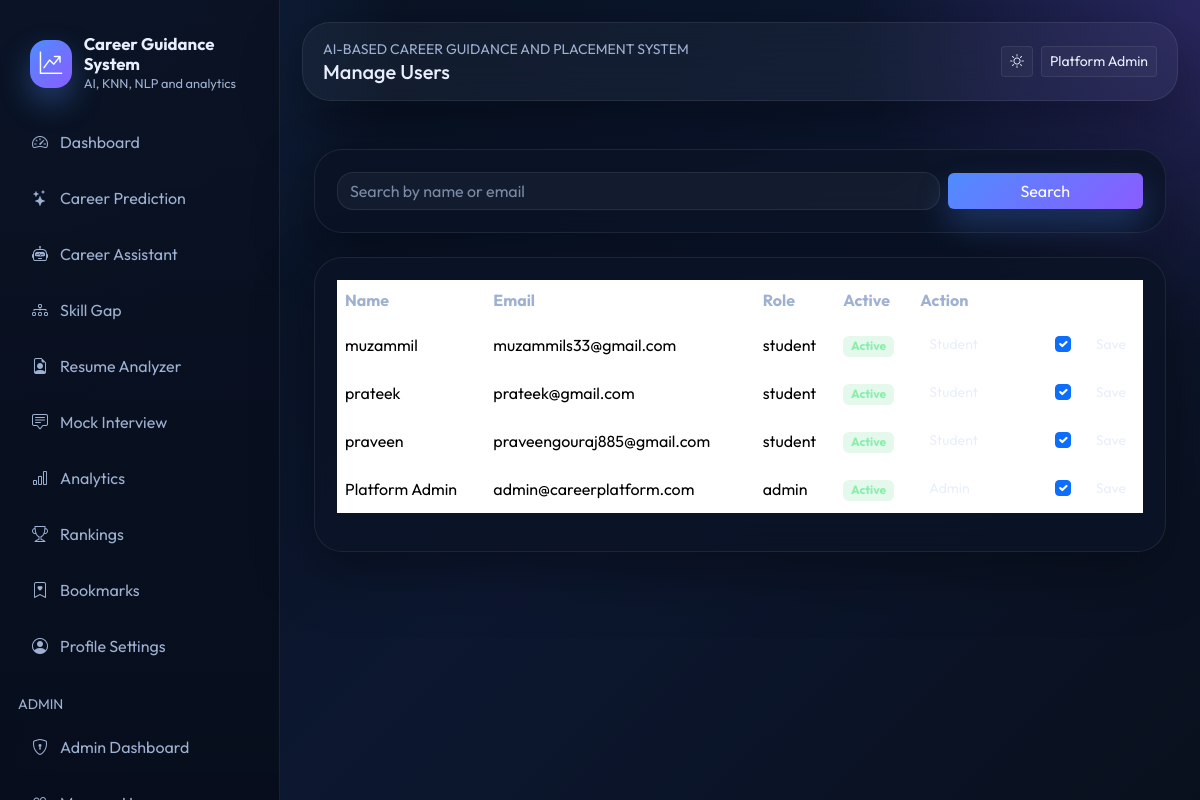
The page /admin/users (signed in) on the database as committed earlier.
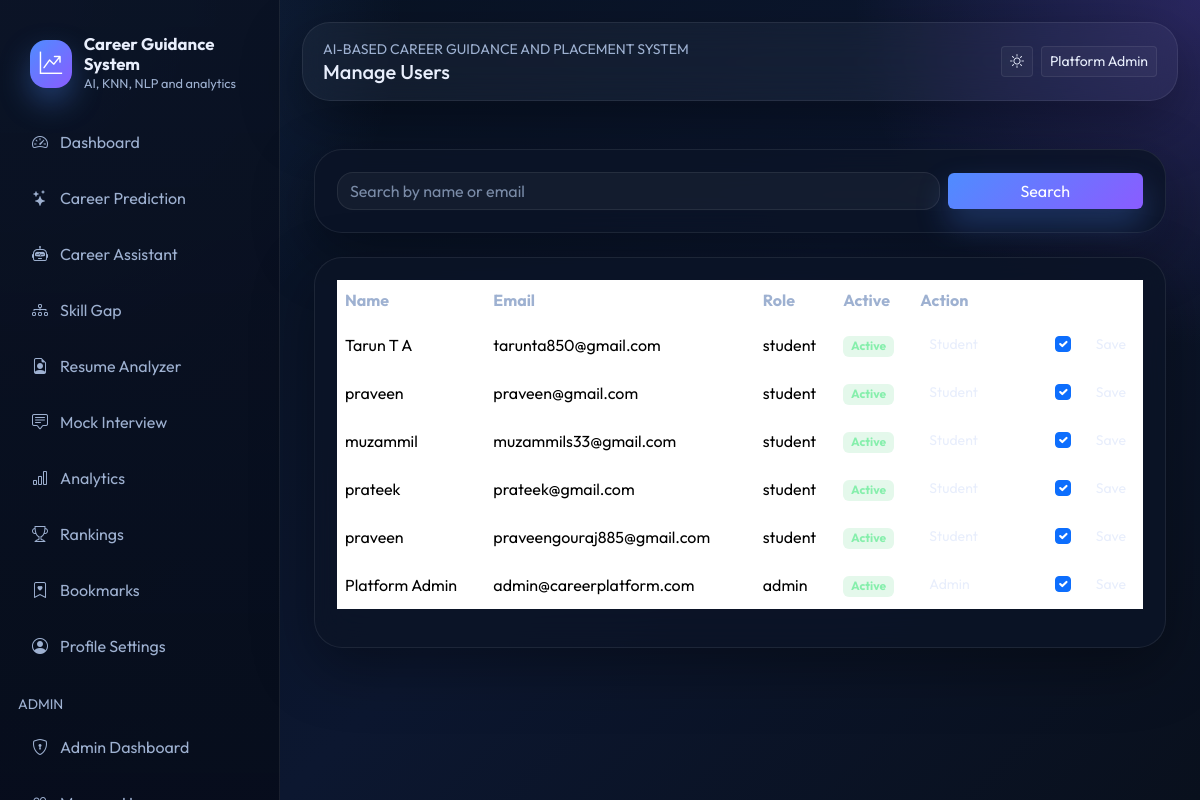
The same page on the database as committed later.
### models/db_models.py (models this page shows, shortened)
class TimestampMixin:
    created_at = db.Column(db.DateTime, default=datetime.utcnow, nullable=False)
    updated_at = db.Column(db.DateTime, default=datetime.utcnow, onupdate=datetime.utcnow, nullable=False)

class User(UserMixin, TimestampMixin, db.Model):
    __tablename__ = "users"
    id = db.Column(db.Integer, primary_key=True)
    full_name = db.Column(db.String(120), nullable=False)
    email = db.Column(db.String(150), unique=True, nullable=False, index=True)
    password_hash = db.Column(db.String(255), nullable=False)
    role = db.Column(db.String(20), default="student", nullable=False)
    college = db.Column(db.String(150))
    course = db.Column(db.String(120))
    year = db.Column(db.String(20))
    bio = db.Column(db.Text)
    photo = db.Column(db.String(255), default="default-avatar.svg")
    skills_json = db.Column(db.Text)
    is_active = db.Column(db.Boolean, default=True, nullable=False)
    last_login = db.Column(db.DateTime)
    career_predictions = db.relationship("CareerPrediction", backref="user", lazy=True, cascade="all, delete-orphan")
    resumes = db.relationship("Resume", backref="user", lazy=True, cascade="all, delete-orphan")
    interviews = db.relationship("InterviewResult", backref="user", lazy=True, cascade="all, delete-orphan")
    gaps = db.relationship("SkillGapAnalysis", backref="user", lazy=True, cascade="all, delete-orphan")
    bookmarks = db.relationship("CareerBookmark", backref="user", lazy=True, cascade="all, delete-orphan")

### routes/admin.py (the view, shortened to what this page needs)
@admin_bp.route("/users", methods=["GET", "POST"])
@admin_required
def users():
    search = request.args.get("search", "").strip()
    query = User.query
    if search:
        like_term = f"%{search}%"
        query = query.filter((User.full_name.ilike(like_term)) | (User.email.ilike(like_term)))
    users = query.order_by(User.created_at.desc()).all()
    return render_template("admin/users.html", users=users, search=search)

### app.py (called while the page is built)
@login_manager.user_loader
def load_user(user_id):
    return User.query.get(int(user_id))

### routes/admin.py (called while the page is built)
def admin_required(view_function):
    @wraps(view_function)
    @login_required
    def wrapper(*args, **kwargs):
        if current_user.role != "admin":
            flash("Administrator access required.", "danger")
            return redirect(url_for("student.dashboard"))
        return view_function(*args, **kwargs)
    return wrapper

### templates/admin/users.html (shortened to what this page needs)
{% extends "base.html" %}
{% block page_title %}Manage Users{% endblock %}
{% block content %}
<div class="container py-4">
  <div class="glass-card mb-4">
    <form class="row g-2 align-items-center" method="get">
      <div class="col-md-9"><input class="form-control" name="search" placeholder="Search by name or email" value="{{ search }}"></div>
      <div class="col-md-3 d-grid"><button class="btn btn-primary-gradient">Search</button></div>
    </form>
  </div>
  <div class="glass-card">
    <div class="table-responsive">
      <table class="table align-middle">
        <thead><tr><th>Name</th><th>Email</th><th>Role</th><th>Active</th><th>Action</th></tr></thead>
        <tbody>
          {% for user in users %}
          <tr>
            <td>{{ user.full_name }}</td>
            <td>{{ user.email }}</td>
            <td>{{ user.role }}</td>
            <td>{% if user.is_active %}<span class="badge badge-success-soft">Active</span>{% else %}<span class="badge badge-danger-soft">Inactive</span>{% endif %}</td>
            <td>
              <form method="post" class="d-flex gap-2 align-items-center">
                <select name="role" class="form-select form-select-sm">
                  <option value="student" {% if user.role == 'student' %}selected{% endif %}>Student</option>
                  <option value="admin" {% if user.role == 'admin' %}selected{% endif %}>Admin</option>
                </select>
                <div class="form-check">
                  <input type="checkbox" class="form-check-input" name="is_active" {% if user.is_active %}checked{% endif %}>
                </div>
                <button class="btn btn-outline-soft btn-sm">Save</button>
              </form>
            </td>
          </tr>
          {% else %}
          <tr><td colspan="5" class="text-muted">No matching users.</td></tr>
          {% endfor %}
        </tbody>
      </table>
    </div>
  </div>
</div>
{% endblock %}

### templates/base.html (shortened to what this page needs)
<!doctype html>
<html lang="en">
<head>
  <link href="https://cdn.jsdelivr.net/npm/bootstrap@5.3.3/dist/css/bootstrap.min.css" rel="stylesheet">
  <link href="https://cdn.jsdelivr.net/npm/bootstrap-icons@1.11.3/font/bootstrap-icons.min.css" rel="stylesheet">
  <link rel="stylesheet" href="{{ url_for('static', filename='css/style.css') }}">
</head>
<body class="{% if current_user.is_authenticated %}app-shell{% else %}public-shell{% endif %}">
  {% if current_user.is_authenticated %}
  <aside class="sidebar d-none d-lg-block">
    <div class="brand">
      <div class="brand-mark"><i class="bi bi-graph-up-arrow"></i></div>
      <div>
        <div class="brand-title">Career Guidance System</div>
        <div class="brand-subtitle">AI, KNN, NLP and analytics</div>
      </div>
    </div>
    <div class="nav flex-column nav-pills">
      <a class="nav-link sidebar-link" href="{{ url_for('student.dashboard') }}"><i class="bi bi-speedometer2"></i>Dashboard</a>
      <a class="nav-link sidebar-link" href="{{ url_for('student.career_prediction') }}"><i class="bi bi-stars"></i>Career Prediction</a>
      <a class="nav-link sidebar-link" href="{{ url_for('student.career_assistant') }}"><i class="bi bi-robot"></i>Career Assistant</a>
      <a class="nav-link sidebar-link" href="{{ url_for('student.skill_gap') }}"><i class="bi bi-diagram-3"></i>Skill Gap</a>
      <a class="nav-link sidebar-link" href="{{ url_for('student.resume_analyzer') }}"><i class="bi bi-file-earmark-person"></i>Resume Analyzer</a>
      <a class="nav-link sidebar-link" href="{{ url_for('student.mock_interview') }}"><i class="bi bi-chat-square-text"></i>Mock Interview</a>
      <a class="nav-link sidebar-link" href="{{ url_for('student.analytics') }}"><i class="bi bi-bar-chart"></i>Analytics</a>
      <a class="nav-link sidebar-link" href="{{ url_for('student.rankings') }}"><i class="bi bi-trophy"></i>Rankings</a>
      <a class="nav-link sidebar-link" href="{{ url_for('student.bookmarks') }}"><i class="bi bi-bookmark-heart"></i>Bookmarks</a>
      <a class="nav-link sidebar-link" href="{{ url_for('auth.profile') }}"><i class="bi bi-person-circle"></i>Profile Settings</a>
      {% if current_user.role == 'admin' %}
      <div class="mt-3 mb-2 small text-uppercase text-muted">Admin</div>
      <a class="nav-link sidebar-link" href="{{ url_for('admin.dashboard') }}"><i class="bi bi-shield-lock"></i>Admin Dashboard</a>
      <a class="nav-link sidebar-link" href="{{ url_for('admin.users') }}"><i class="bi bi-people"></i>Manage Users</a>
      {% endif %}
    </div>
  </aside>
  {% endif %}
  <main class="main-content">
    <div class="topbar mb-4 d-flex flex-wrap align-items-center justify-content-between gap-3">
      <div>
        <div class="small text-uppercase text-muted">AI-Based Career Guidance and Placement System</div>
        <h5 class="mb-0">{% block page_title %}Dashboard{% endblock %}</h5>
      </div>
      <div class="d-flex align-items-center gap-2">
        <button class="btn btn-outline-soft btn-sm" type="button" data-theme-toggle><i class="bi bi-brightness-high"></i></button>
        {% if current_user.is_authenticated %}
        <a href="{{ url_for('auth.profile') }}" class="btn btn-outline-soft btn-sm">{{ current_user.full_name }}</a>
        {% else %}
        <a href="{{ url_for('auth.login') }}" class="btn btn-outline-soft btn-sm">Login</a>
        <a href="{{ url_for('auth.register') }}" class="btn btn-primary-gradient btn-sm">Register</a>
        {% endif %}
      </div>
    </div>
    <div class="toast-container position-fixed top-0 end-0 p-3">
    </div>
    {% block content %}{% endblock %}
  </main>
</body>
</html>

### static/css/style.css (style rules this page uses)
:root { --bg: #07111f; --bg-soft: rgba(9, 18, 34, 0.72); --surface: rgba(12, 20, 38, 0.82); --surface-strong: #101a2e; --text: #e8eefc; --muted: #9eb1d1; --border: rgba(255, 255, 255, 0.08); --primary: #4f8cff; --primary-2: #8a5cff; --accent: #26d0ce; --success: #22c55e; --warning: #f59e0b; --danger: #ef4444; --shadow: 0 20px 60px rgba(0, 0, 0, 0.35); --radius-xl: 28px; --radius-lg: 22px; --radius-md: 16px; --radius-sm: 12px; }
* { box-sizing: border-box; }
html, body { min-height: 100%; }
body { margin: 0; font-family: 'Outfit', sans-serif; background: radial-gradient(circle at top left, rgba(79, 140, 255, 0.22), transparent 28%), radial-gradient(circle at top right, rgba(138, 92, 255, 0.24), transparent 24%), linear-gradient(135deg, var(--bg), #0c1730 54%, #09101d); color: var(--text); }
.text-muted { color: var(--muted) !important; }
.app-shell { display: flex; min-height: 100vh; }
.sidebar { width: 280px; background: linear-gradient( 180deg, rgba(10, 18, 35, 0.92), rgba(7, 13, 28, 0.98) ); border-right: 1px solid var(--border); padding: 24px 18px; position: sticky; top: 0; height: 100vh; overflow-y: auto; scrollbar-width: none; -ms-overflow-style: none; }
.sidebar .brand { display: flex; align-items: center; gap: 12px; padding: 10px 12px 24px; }
.brand-mark { width: 48px; height: 48px; border-radius: 16px; background: linear-gradient( 135deg, var(--primary), var(--primary-2) ); display: grid; place-items: center; color: white; font-size: 1.4rem; box-shadow: 0 14px 30px rgba(79, 140, 255, 0.34); }
.brand-title { font-size: 1.05rem; font-weight: 700; line-height: 1.2; }
.brand-subtitle { font-size: 0.8rem; color: var(--muted); }
.nav-pills .nav-link, .sidebar-link { border-radius: 16px; color: var(--muted); padding: 12px 14px; margin-bottom: 8px; display: flex; align-items: center; gap: 12px; transition: all 0.25s ease; }
.main-content { flex: 1; padding: 22px; }
.topbar { background: rgba(255, 255, 255, 0.04); backdrop-filter: blur(20px); border: 1px solid var(--border); border-radius: var(--radius-xl); padding: 16px 20px; box-shadow: var(--shadow); }
.glass-card, .auth-card, .panel-card, .feature-card, .stat-card, .metric-card, .action-card, .hero-card, .widget-card { background: var(--surface); border: 1px solid var(--border); border-radius: var(--radius-xl); box-shadow: var(--shadow); backdrop-filter: blur(18px); }
.glass-card { padding: 22px; }
.btn-primary-gradient, .btn-gradient { border: 0; background: linear-gradient(135deg, var(--primary), var(--primary-2)); color: #fff; box-shadow: 0 16px 32px rgba(79, 140, 255, 0.28); }
.btn-outline-soft { border: 1px solid var(--border); color: var(--text); background: rgba(255, 255, 255, 0.03); }
.badge-success-soft { background: rgba(34, 197, 94, 0.12); color: #86efac; border-color: rgba(34, 197, 94, 0.18); }
.input-glass, .form-control, .form-select, textarea.form-control { background: rgba(255, 255, 255, 0.04) !important; border: 1px solid var(--border) !important; color: var(--text) !important; border-radius: 16px !important; box-shadow: none !important; }
.form-control::placeholder, textarea::placeholder { color: rgba(158, 177, 209, 0.75) !important; }
.table { color: var(--text); }
.table thead th { color: var(--muted); border-color: var(--border); }
.table td, .table th { border-color: var(--border) !important; }
.toast-container { z-index: 1090; }

Rows that differ between the two databases and show on the page:
added User: full_name "Tarun T A", email "tarunta850@gmail.com", role "student", shows "Active", role "Student", is_active "☑"
added User: full_name "praveen", email "praveen@gmail.com", role "student", shows "Active", role "Student", is_active "☑"
